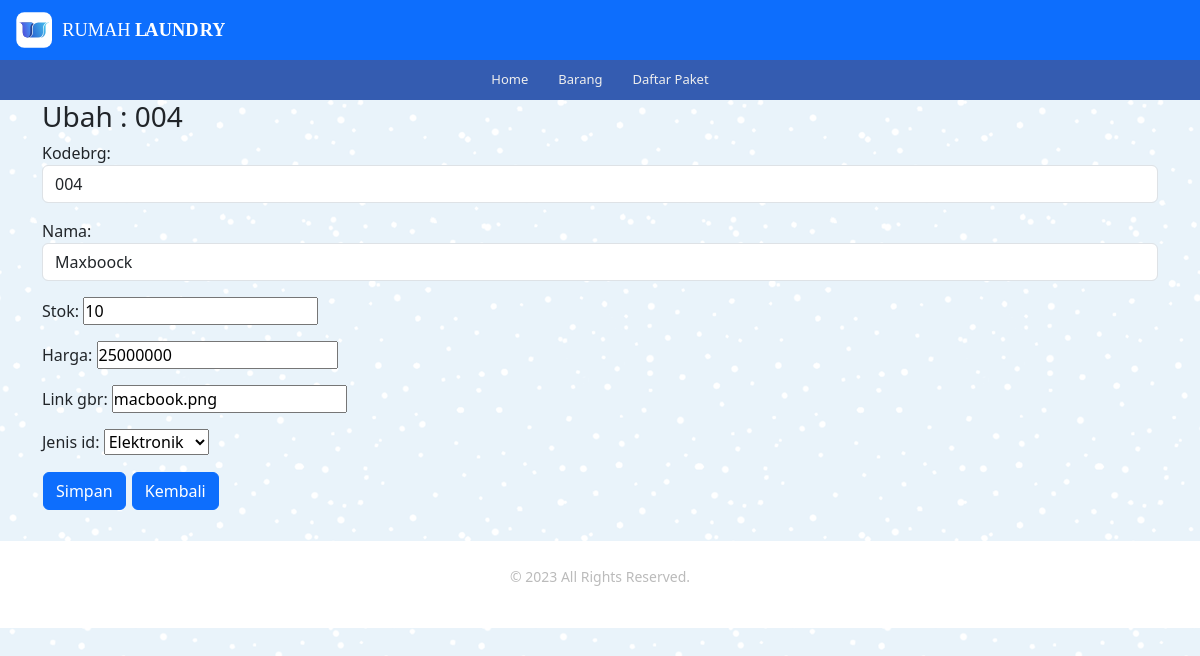
The page /ubah/4 on the database its author committed.
### paket/models.py (models this page shows, shortened)
class Barang(models.Model):
    kodebrg=models.CharField(max_length=8)
    nama=models.CharField(max_length=50)
    stok=models.IntegerField()
    harga=models.BigIntegerField()
    link_gbr=models.CharField(max_length=150, blank=True)
    waktu_posting=models.DateTimeField(auto_now_add=True)
    jenis_id=models.ForeignKey(Jenis, on_delete=models.CASCADE,null=True)

class Jenis(models.Model):
    nama=models.CharField(max_length=50)
    ket=models.TextField()
    def __str__(self):
        return self.nama

### paket/views.py (the view)
# urls.py: path('ubah/<int:id_barang>',ubah_brg,name='ubah_brg'),
def ubah_brg(request,id_barang) :
    barangs=Barang.objects.get(id=id_barang)
    if request.POST:
        form=FormBarang(request.POST,instance=barangs)
        if form.is_valid():
            form.save()
            messages.success(request,"Data berhasil di ubah")
            return redirect('ubah_brg',id_barang=id_barang)
    else:
        form=FormBarang(instance=barangs)
        konteks = {
            'form':form,
            'barangs':barangs
        }
    return render(request,'ubah_brg.html',konteks)

### paket/forms.py
class FormBarang(ModelForm):
    class Meta :
        model=Barang
        fields='__all__'
        widgets = {
            'kodebrg':forms.TextInput({'class':'form-control'}),
            'nama':forms.TextInput({'class':'form-control'}),
            'stok':forms.NumberInput({'class':'form-contro l'}),
            'harga':forms.NumberInput({'class':'form-contro l'}),
            'link_gbr':forms.TextInput({'class':'form-contro l'}),
            'jenis_id':forms.Select({'class':'form-contro l'}),
        }

### template/ubah_brg.html (shortened to what this page needs)
{% extends 'base.html'%}
{% load static %}
{% block apaya %}
<div class="container">
    <div class="row">
        <div class="col-md-12">
            <h3>Ubah : {{ barangs.kodebrg }} </h3>
            <form action="{% url 'ubah_brg' barangs.id %}" method="POST">
                {{form.as_p}}
                <button class="btn btn-primary" type="submit">Simpan</button>
                <a class="btn btn-primary" href="/Vbrg/">Kembali</a>
            </form>
        </div>
    </div>
</div>
{% endblock %}

### static/css/style.css (style rules this page uses)
* { margin: 0; padding: 0; box-sizing: border-box; }
html,body { width: 100%; max-width: 100%; position: relative; font-family: 'Open sans', sans-serif; display: flex; flex-direction: column; background-image: url(../img/blue-snow.png); overflow-x: hidden; }
.container { display: flex; flex-direction: column; width: 1080px; max-width: 100%; margin: auto; padding: 0 15px; min-height: 20px; }
.btn { display: inline-block; text-decoration: none; padding: 5px; margin: 1px; border-radius: 4px; }

### template/base.html (style rules this page uses)
body { background-image: url('/static/img/blue-snow.png'); }

### rows shown on the page
Barang: kodebrg "004", nama "Maxboock", stok "10", harga "25000000", link_gbr "macbook.png", jenis_id "Elektronik"
